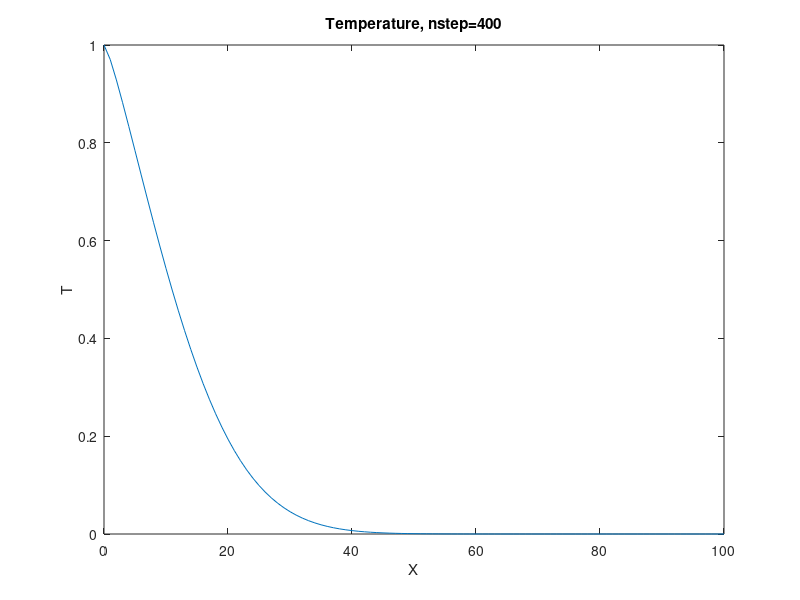
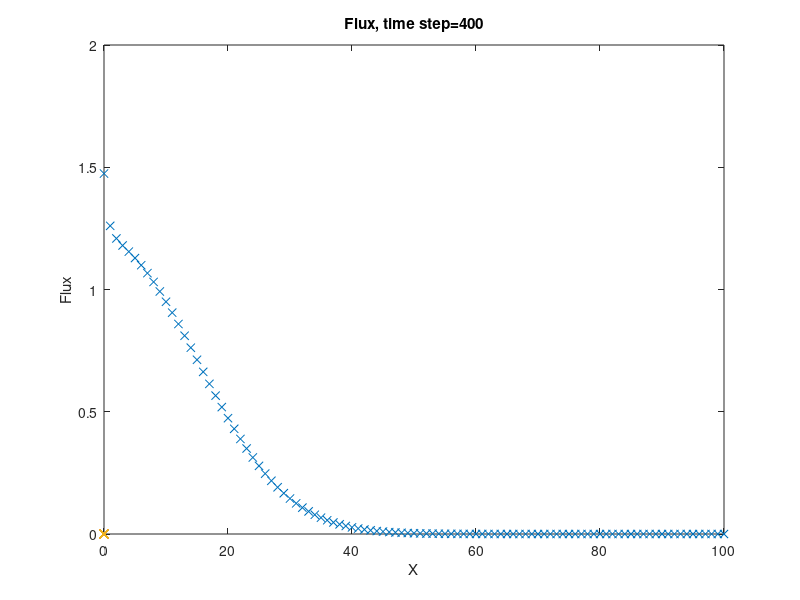

Here is the MATLAB script that generated these plots, in order:
% Finite Difference, 1-D diffusion equation with variable alpha
clear
m=101;
dx=1.0;
dx2=dx*dx;
dt=0.125;
Twall=1.0;
T=zeros(m);To=zeros(m);
x=zeros(m);fluxq=zeros(m);
tk=zeros(m);cpr=zeros(m);
alpha=zeros(m);
x(1)=0.0;
T(1)=Twall; To(1)=Twall;
for i=1:m-1
x(i+1)=x(i)+dx;
end
for i=1:m
tk(i)=20.+30.0/(2.*x(i)+1.);
alpha(i)=tk(i)/100.;
end
nstep=4000;
for kk=1:nstep
for i=2:m-1
tke=0.5*(alpha(i+1)+alpha(i));
tkw=0.5*(alpha(i)+alpha(i-1));
T(i)=To(i)+dt*(tke*(To(i+1)-To(i))-tkw*(To(i)-To(i-1)))/dx2;
end
%update
for k=2:m-1
To(k)=T(k);
end
To(m)=T(m-1);
end
%Flux:
for k=1:m-1
fluxq(k)=tk(k)*(To(k)-To(k+1))/dx;
end
fluxq(m)=fluxq(m-1);
figure(1)
plot(x,To)
title('Temperature, nstep=400')
xlabel('X')
ylabel('T')
figure(2)
plot(x,fluxq,'x')
title('Flux, time step=400')
xlabel('X')
ylabel('Flux')
